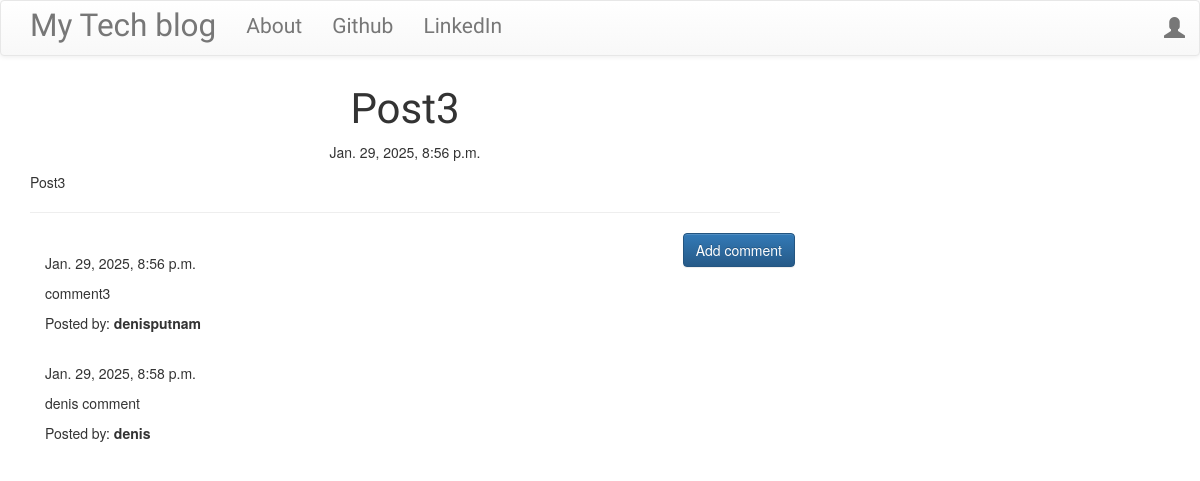
Screenshot of /post/3/ with the database file from the repository.
### blog/models.py (models this page shows, shortened)
class Post(models.Model):
    author: models.ForeignKey = models.ForeignKey("auth.User", on_delete=models.CASCADE)
    title: models.CharField = models.CharField(max_length=200)
    text = models.TextField()
    created_date: models.DateTimeField = models.DateTimeField(default=timezone.now)
    published_date = models.DateTimeField(blank=True, null=True)

class Comment(models.Model):
    post: models.ForeignKey = models.ForeignKey("blog.post", related_name="comments", on_delete=models.CASCADE)
    author: models.CharField = models.CharField(max_length=200)
    text: models.TimeField = models.TextField()
    created_date: models.DateTimeField = models.DateTimeField(default=timezone.now)
    published_date = models.DateTimeField(blank=True, null=True)
    approved_comment: models.BooleanField = models.BooleanField(default=False)

### blog/views.py (the view)
# urls.py: path('post/<int:pk>/', views.PostDetailView.as_view(), name='post_detail'),
class PostDetailView(DetailView):
    model = Post

### blog/templates/blog/post_detail.html (shortened to what this page needs)
{% extends 'blog/base.html' %}
{% block content %}
        <h1 class='posttitle loader'>{{ post.title }}</h1>
        {% if post.published_date %}
            <div class="date postdate">
                {{ post.published_date }}
            </div>
        {% else %}
            <a class="btn btn-default" href="{% url 'post_publish' pk=post.pk %}">Publish</a>
        {% endif %}
      <p class='postcontent' >{{ post.text|safe|linebreaksbr }}</p>
  <hr>
  <a class="btn btn-primary btn-comment" href="{% url 'add_comment_to_post' pk=post.pk %}">Add comment</a>
  <div class="container">
  {% for comment in post.comments.all %}
  <br>
      {% if user.is_authenticated or comment.approved_comment %}
              {{ comment.created_date }}
          <p>{{ comment.text|safe|linebreaks }}</p>
          <p>Posted by: <strong>{{ comment.author }}</strong></p>
      {% endif %}
  {% empty %}
      <p>No comments posted.</p>
  {% endfor %}
</div>
{% endblock %}

### blog/static/css/blog.css (style rules this page uses)
.postdate { text-align: center; }
.posttitle { font-family: 'Russo One', sans-serif; font-size: 3em; text-align: center; }
.postcontent { font-family: 'Montserrat'; font-size: 1.5em; }
.btn-comment { position: absolute; right: 0px; }
.loader { filter:hue-rotate(0deg); color: linear-gradient(45deg,#0f8,#08f); animation:hue 5000ms infinite linear; }

### rows the page displays
Post: title "Post3", published_date "Jan. 29, 2025, 8:56 p.m.", text "Post3"
Comment: created_date "Jan. 29, 2025, 8:56 p.m.", text "comment3", author "denisputnam"
Comment: created_date "Jan. 29, 2025, 8:58 p.m.", text "denis comment", author "denis"
